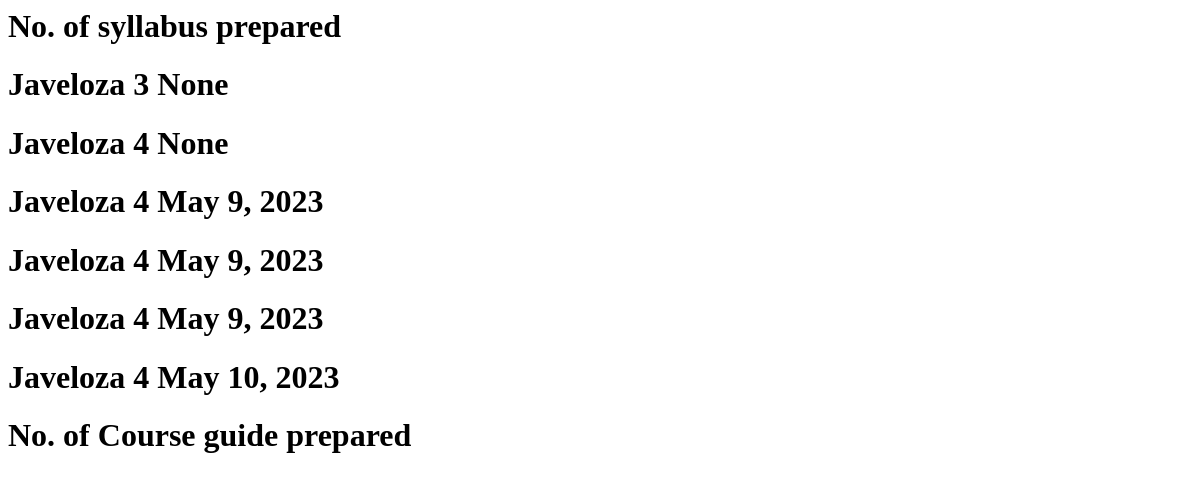
The page /Show_IPCR (signed in) on the database as committed earlier.
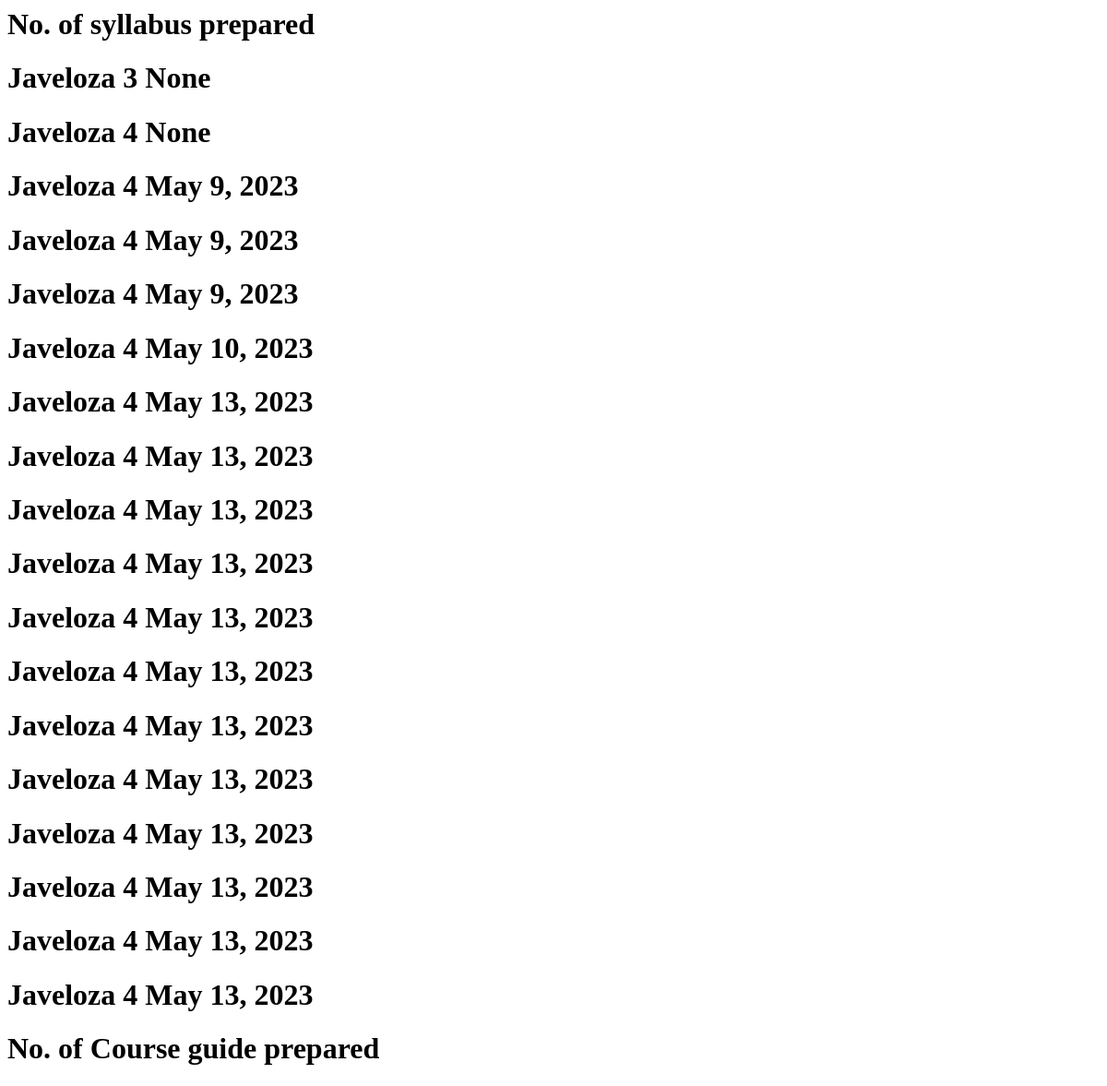
The same page on the database as committed later.
### forms/models.py (models this page shows)
class IPCR_Syllabus_model (models.Model):
    syllabus_Target = models.IntegerField(null = True, blank = True)
    syllabus_Accomplished = models.IntegerField(null = True, blank = True)
    syllabus_Deadline = models.DateField(null = True, blank = True)
    syllabus_Submitted = models.DateField(null = True, blank = True)
    author = models.ForeignKey(User, on_delete=models.CASCADE)

### forms/views.py (the view)
# urls.py: path('Show_IPCR', views.Show_IPCR, name = 'Show_IPCR'),
def Show_IPCR(request):
    Current_user = request.user
    IPCR_Data = IPCR_Syllabus_model.objects.filter(author = Current_user)
    return render (request, 'forms/IPCRForm_View.html', {'IPCR_Data' : IPCR_Data})

### templates/forms/IPCRForm_View.html (shortened to what this page needs)
<h1>No. of syllabus prepared</h1>
            {% for IPCR_data in IPCR_Data %}
                <h1>{{ IPCR_data.author }} {{ IPCR_data.syllabus_Target }} {{ IPCR_data.syllabus_Submitted }} </h1>
            {% endfor %}
<h1>No. of Course guide prepared</h1>

Rows that differ between the two databases and show on the page:
added IPCR_Syllabus_model: author "Javeloza", syllabus_Target "4", syllabus_Submitted "May 13, 2023"
added IPCR_Syllabus_model: author "Javeloza", syllabus_Target "4", syllabus_Submitted "May 13, 2023"
added IPCR_Syllabus_model: author "Javeloza", syllabus_Target "4", syllabus_Submitted "May 13, 2023"
added IPCR_Syllabus_model: author "Javeloza", syllabus_Target "4", syllabus_Submitted "May 13, 2023"
added IPCR_Syllabus_model: author "Javeloza", syllabus_Target "4", syllabus_Submitted "May 13, 2023"
added IPCR_Syllabus_model: author "Javeloza", syllabus_Target "4", syllabus_Submitted "May 13, 2023"
added IPCR_Syllabus_model: author "Javeloza", syllabus_Target "4", syllabus_Submitted "May 13, 2023"
added IPCR_Syllabus_model: author "Javeloza", syllabus_Target "4", syllabus_Submitted "May 13, 2023"
added IPCR_Syllabus_model: author "Javeloza", syllabus_Target "4", syllabus_Submitted "May 13, 2023"
added IPCR_Syllabus_model: author "Javeloza", syllabus_Target "4", syllabus_Submitted "May 13, 2023"
added IPCR_Syllabus_model: author "Javeloza", syllabus_Target "4", syllabus_Submitted "May 13, 2023"
added IPCR_Syllabus_model: author "Javeloza", syllabus_Target "4", syllabus_Submitted "May 13, 2023"
